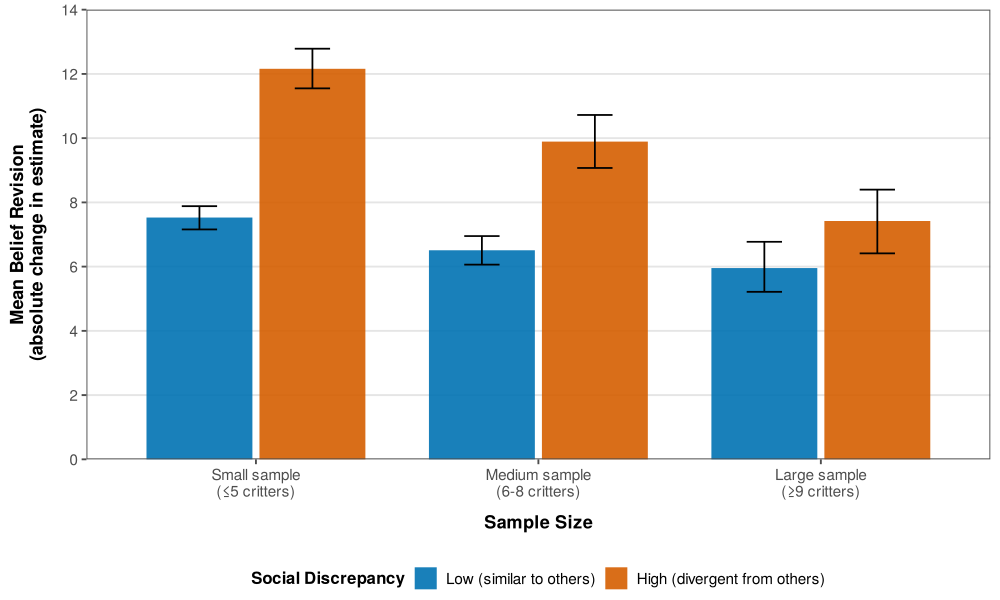

Here is the R script that generated this plot:
# Figure 3 (Experiment 1 adaptive weighting): mean belief revision by own sample size
# (<= 5, 6-8, >= 9 critters) and previous-round social discrepancy (median split),
# with bootstrapped 95% CIs. Prints the cell means and the high-minus-low discrepancy
# differences for small and large samples.
# Reads   data/derived/exp1_clean_data.csv
# Writes  figures/fig3_adaptive_weighting.pdf
source("../lib/common.R")
source("../lib/exp1_data.R")
suppressPackageStartupMessages({ library(tidyboot); library(ggthemes) })
set.seed(2026)

d.revisions <- load_exp1()$revisions

d.plot <- d.revisions %>%
  mutate(
    sample_size_cat = case_when(
      sample_size <= 5 ~ "Small sample\n(≤5 critters)",
      sample_size <= 8 ~ "Medium sample\n(6-8 critters)",
      TRUE ~ "Large sample\n(≥9 critters)"
    ),
    sample_size_cat = factor(sample_size_cat,
                             levels = c("Small sample\n(≤5 critters)",
                                        "Medium sample\n(6-8 critters)",
                                        "Large sample\n(≥9 critters)")),
    discrepancy_cat = case_when(
      prior_social_discrepancy <= median(prior_social_discrepancy, na.rm = TRUE) ~ "Low discrepancy",
      TRUE ~ "High discrepancy"
    ),
    discrepancy_cat = factor(discrepancy_cat, levels = c("Low discrepancy", "High discrepancy"))
  )

d.summary <- d.plot %>%
  group_by(sample_size_cat, discrepancy_cat) %>%
  tidyboot_mean(belief_revision, na.rm = TRUE)

p_adaptive <- ggplot(d.summary, aes(x = sample_size_cat, y = empirical_stat, fill = discrepancy_cat)) +
  geom_col(position = position_dodge(width = 0.8), width = 0.75, alpha = 0.9) +
  geom_errorbar(aes(ymin = ci_lower, ymax = ci_upper),
                position = position_dodge(width = 0.8), width = 0.25, linewidth = 0.6) +
  scale_fill_manual(
    name = "Social Discrepancy",
    values = c("Low discrepancy" = "#0072B2", "High discrepancy" = "#D55E00"),
    labels = c("Low (similar to others)", "High (divergent from others)")
  ) +
  scale_y_continuous(limits = c(0, 14), breaks = seq(0, 14, 2), expand = c(0, 0)) +
  labs(x = "Sample Size", y = "Mean Belief Revision\n(absolute change in estimate)") +
  theme_few(base_size = 14) +
  theme(
    legend.position = "bottom",
    legend.title = element_text(size = 12, face = "bold"),
    legend.text = element_text(size = 11),
    axis.title = element_text(size = 13, face = "bold"),
    axis.text = element_text(size = 11),
    axis.title.x = element_text(margin = margin(t = 10)),
    axis.title.y = element_text(margin = margin(r = 10)),
    panel.grid.major.y = element_line(color = "gray90"),
    legend.box = "vertical",
    legend.margin = margin(t = 10)
  )
save_fig(p_adaptive, "fig3_adaptive_weighting", width = 10, height = 6)

cat("\nMean belief revision by group:\n"); print(d.summary)
small <- d.summary %>% filter(sample_size_cat == "Small sample\n(≤5 critters)")
large <- d.summary %>% filter(sample_size_cat == "Large sample\n(≥9 critters)")
cat("Small sample: High vs. Low discrepancy difference =",
    round(small$empirical_stat[2] - small$empirical_stat[1], 2), "points\n")
cat("Large sample: High vs. Low discrepancy difference =",
    round(large$empirical_stat[2] - large$empirical_stat[1], 2), "points\n")
